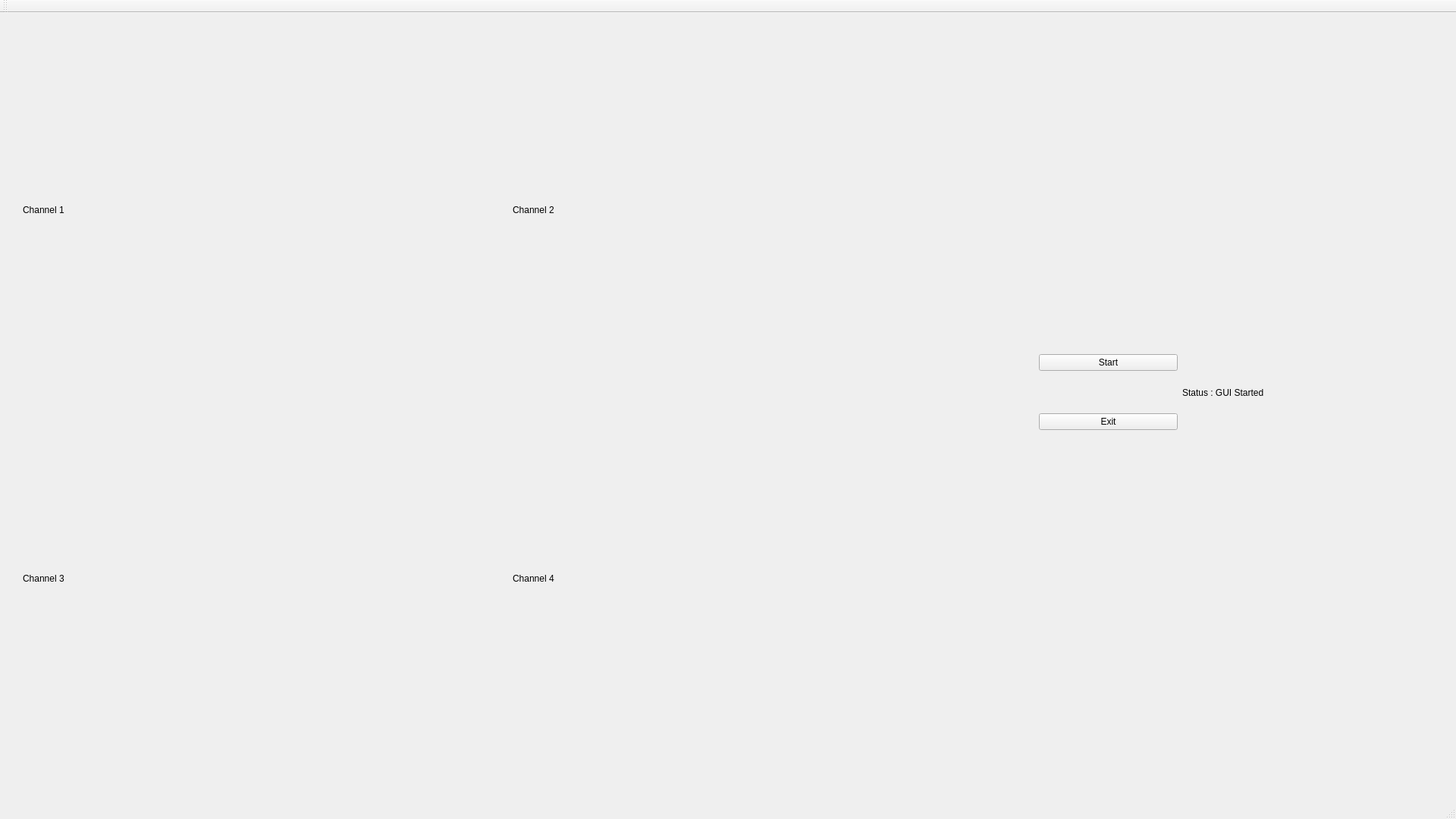
<?xml version="1.0" encoding="UTF-8"?>
<ui version="4.0">
 <class>MainWindow</class>
 <widget class="QMainWindow" name="MainWindow">
  <property name="geometry">
   <rect>
    <x>0</x>
    <y>0</y>
    <width>1920</width>
    <height>1080</height>
   </rect>
  </property>
  <property name="sizePolicy">
   <sizepolicy hsizetype="Fixed" vsizetype="Preferred">
    <horstretch>0</horstretch>
    <verstretch>0</verstretch>
   </sizepolicy>
  </property>
  <property name="maximumSize">
   <size>
    <width>1920</width>
    <height>1080</height>
   </size>
  </property>
  <property name="windowTitle">
   <string>MainWindow</string>
  </property>
  <widget class="QWidget" name="centralwidget">
   <widget class="QWidget" name="layoutWidget">
    <property name="geometry">
     <rect>
      <x>30</x>
      <y>20</y>
      <width>1288</width>
      <height>968</height>
     </rect>
    </property>
    <layout class="QGridLayout" name="gridLayout">
     <item row="1" column="1">
      <widget class="QLabel" name="label_4">
       <property name="sizePolicy">
        <sizepolicy hsizetype="Maximum" vsizetype="Maximum">
         <horstretch>0</horstretch>
         <verstretch>0</verstretch>
        </sizepolicy>
       </property>
       <property name="minimumSize">
        <size>
         <width>640</width>
         <height>480</height>
        </size>
       </property>
       <property name="maximumSize">
        <size>
         <width>640</width>
         <height>480</height>
        </size>
       </property>
       <property name="text">
        <string>Channel 4</string>
       </property>
      </widget>
     </item>
     <item row="0" column="1">
      <widget class="QLabel" name="label_2">
       <property name="sizePolicy">
        <sizepolicy hsizetype="Maximum" vsizetype="Maximum">
         <horstretch>0</horstretch>
         <verstretch>0</verstretch>
        </sizepolicy>
       </property>
       <property name="minimumSize">
        <size>
         <width>640</width>
         <height>480</height>
        </size>
       </property>
       <property name="maximumSize">
        <size>
         <width>640</width>
         <height>480</height>
        </size>
       </property>
       <property name="text">
        <string>Channel 2</string>
       </property>
      </widget>
     </item>
     <item row="1" column="0">
      <widget class="QLabel" name="label_3">
       <property name="sizePolicy">
        <sizepolicy hsizetype="Maximum" vsizetype="Maximum">
         <horstretch>0</horstretch>
         <verstretch>0</verstretch>
        </sizepolicy>
       </property>
       <property name="minimumSize">
        <size>
         <width>640</width>
         <height>480</height>
        </size>
       </property>
       <property name="maximumSize">
        <size>
         <width>640</width>
         <height>480</height>
        </size>
       </property>
       <property name="text">
        <string>Channel 3</string>
       </property>
      </widget>
     </item>
     <item row="0" column="0">
      <widget class="QLabel" name="label">
       <property name="sizePolicy">
        <sizepolicy hsizetype="Maximum" vsizetype="Maximum">
         <horstretch>0</horstretch>
         <verstretch>0</verstretch>
        </sizepolicy>
       </property>
       <property name="minimumSize">
        <size>
         <width>640</width>
         <height>480</height>
        </size>
       </property>
       <property name="maximumSize">
        <size>
         <width>640</width>
         <height>480</height>
        </size>
       </property>
       <property name="text">
        <string>Channel 1</string>
       </property>
      </widget>
     </item>
    </layout>
   </widget>
   <widget class="QWidget" name="horizontalLayoutWidget">
    <property name="geometry">
     <rect>
      <x>1370</x>
      <y>400</y>
      <width>371</width>
      <height>201</height>
     </rect>
    </property>
    <layout class="QHBoxLayout" name="horizontalLayout">
     <item>
      <layout class="QVBoxLayout" name="verticalLayout">
       <item>
        <widget class="QPushButton" name="start_btn">
         <property name="text">
          <string>Start</string>
         </property>
        </widget>
       </item>
       <item>
        <widget class="QPushButton" name="Exit">
         <property name="text">
          <string>Exit</string>
         </property>
        </widget>
       </item>
      </layout>
     </item>
     <item>
      <widget class="QLabel" name="status_label">
       <property name="text">
        <string>Status : GUI Started</string>
       </property>
      </widget>
     </item>
    </layout>
   </widget>
  </widget>
  <widget class="QMenuBar" name="menubar">
   <property name="geometry">
    <rect>
     <x>0</x>
     <y>0</y>
     <width>1920</width>
     <height>22</height>
    </rect>
   </property>
  </widget>
  <widget class="QStatusBar" name="statusbar"/>
  <widget class="QToolBar" name="toolBar">
   <property name="windowTitle">
    <string>toolBar</string>
   </property>
   <attribute name="toolBarArea">
    <enum>TopToolBarArea</enum>
   </attribute>
   <attribute name="toolBarBreak">
    <bool>false</bool>
   </attribute>
  </widget>
 </widget>
 <resources/>
 <connections/>
</ui>
